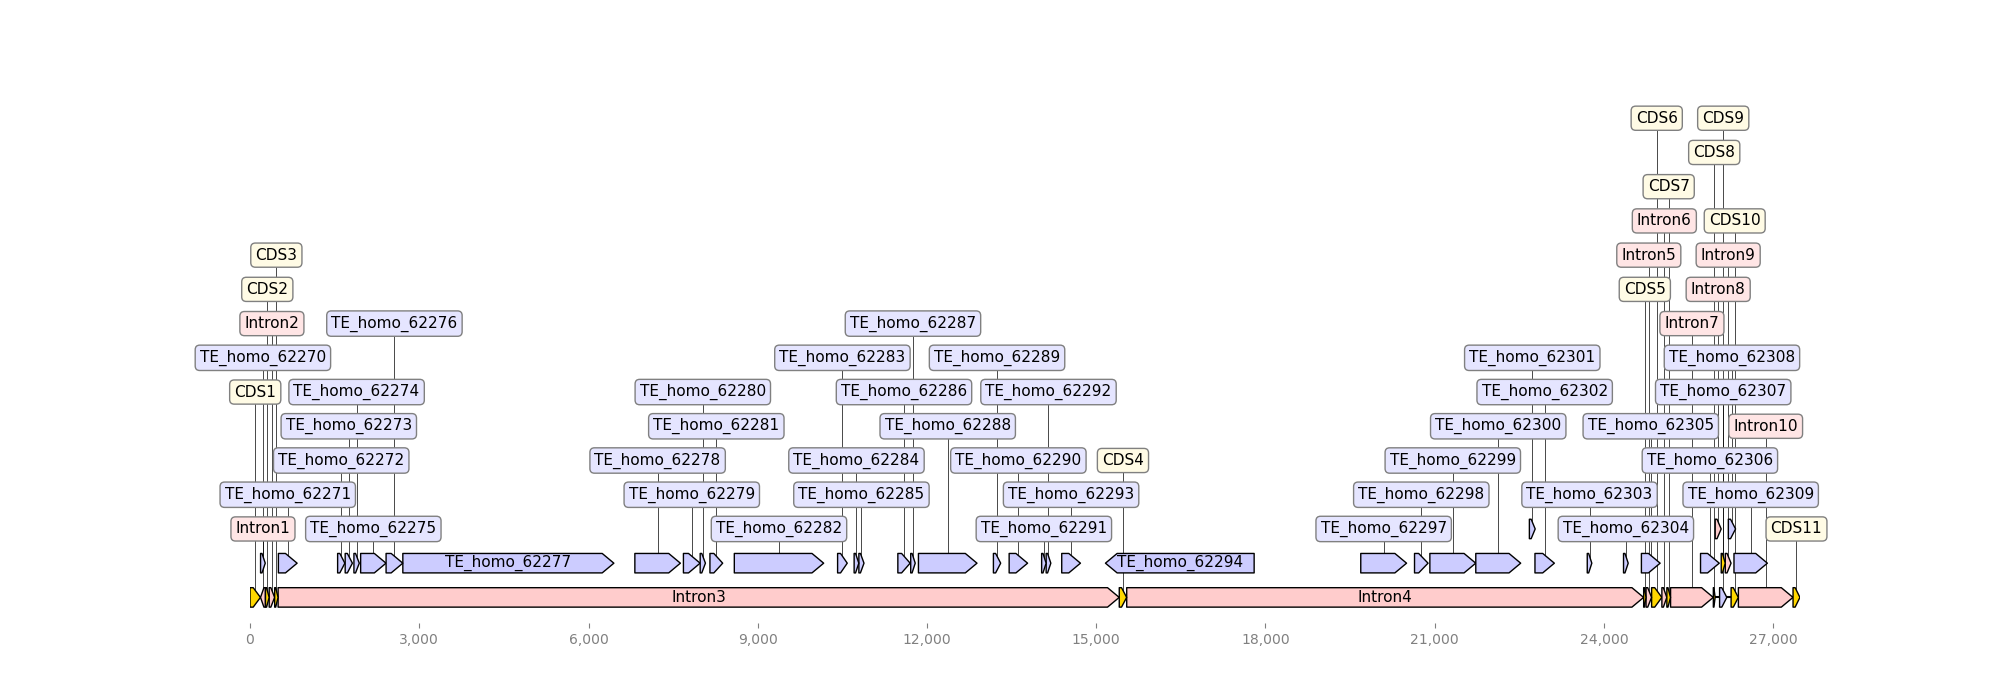

The script that saved this image:
from dna_features_viewer import GraphicFeature, GraphicRecord
features=[
    GraphicFeature(start=0, end=185, strand=1, color="#ffd700",
                   label="CDS1"),
    GraphicFeature(start=186, end=273, strand=-1, color="#ffcccc",
                   label="Intron1"), 
    GraphicFeature(start=274, end=339, strand=1, color="#ffd700",
                   label="CDS2"),
    GraphicFeature(start=340, end=436, strand=1, color="#ffcccc",
                   label="Intron2"),
    GraphicFeature(start=437, end=497, strand=1, color="#ffd700",
                   label="CDS3"),  
    GraphicFeature(start=498, end=15408, strand=1, color="#ffcccc",
                   label="Intron3"),
    GraphicFeature(start=15409, end=15540, strand=1, color="#ffd700",
                   label="CDS4"), 
   GraphicFeature(start=15541, end=24704, strand=1, color="#ffcccc",
                   label="Intron4"),
    GraphicFeature(start=24705, end=24746, strand=1, color="#ffd700",
                   label="CDS5"),
    GraphicFeature(start=24747, end=24845, strand=1, color="#ffcccc",
                   label="Intron5"),
    GraphicFeature(start=24846, end=25027, strand=1, color="#ffd700",
                   label="CDS6"),
    GraphicFeature(start=25028, end=25115, strand=1, color="#ffcccc",
                   label="Intron6"),
    GraphicFeature(start=25116, end=25181, strand=1, color="#ffd700",
                   label="CDS7"),    
    GraphicFeature(start=25182, end=25939, strand=1, color="#ffcccc",
                   label="Intron7"),
    GraphicFeature(start=25940, end=25972, strand=1, color="#ffd700",
                   label="CDS8"), 
    GraphicFeature(start=25973, end=26079, strand=1, color="#ffcccc",
                   label="Intron8"),   
    GraphicFeature(start=26080, end=26151, strand=1, color="#ffd700",
                   label="CDS9"),   
    GraphicFeature(start=26152, end=26254, strand=1, color="#ffcccc",
                   label="Intron9"),
    GraphicFeature(start=26255, end=26383, strand=1, color="#ffd700",
                   label="CDS10"),             
    GraphicFeature(start=26384, end=27352, strand=1, color="#ffcccc",
                   label="Intron10"),
    GraphicFeature(start=27353, end=27475, strand=1, color="#ffd700",
                   label="CDS11"),
    GraphicFeature(start=187, end=270, strand=1, color="#ccccff", label="TE_homo_62270"),
    GraphicFeature(start=503, end=835, strand=1, color="#ccccff", label="TE_homo_62271"),
    GraphicFeature(start=1553, end=1681, strand=1, color="#ccccff", label="TE_homo_62272"),
    GraphicFeature(start=1687, end=1815, strand=1, color="#ccccff", label="TE_homo_62273"),
    GraphicFeature(start=1842, end=1937, strand=1, color="#ccccff", label="TE_homo_62274"),
    GraphicFeature(start=1961, end=2411, strand=1, color="#ccccff", label="TE_homo_62275"),
    GraphicFeature(start=2412, end=2708, strand=1, color="#ccccff", label="TE_homo_62276"),
    GraphicFeature(start=2709, end=6450, strand=1, color="#ccccff", label="TE_homo_62277"),
    GraphicFeature(start=6822, end=7629, strand=1, color="#ccccff", label="TE_homo_62278"),
    GraphicFeature(start=7683, end=7979, strand=1, color="#ccccff", label="TE_homo_62279"),
    GraphicFeature(start=7980, end=8073, strand=1, color="#ccccff", label="TE_homo_62280"),
    GraphicFeature(start=8153, end=8379, strand=1, color="#ccccff", label="TE_homo_62281"),
    GraphicFeature(start=8585, end=10169, strand=1, color="#ccccff", label="TE_homo_62282"),
    GraphicFeature(start=10416, end=10587, strand=1, color="#ccccff", label="TE_homo_62283"),
    GraphicFeature(start=10709, end=10792, strand=1, color="#ccccff", label="TE_homo_62284"),
    GraphicFeature(start=10793, end=10884, strand=1, color="#ccccff", label="TE_homo_62285"),
    GraphicFeature(start=11484, end=11702, strand=1, color="#ccccff", label="TE_homo_62286"),
    GraphicFeature(start=11712, end=11792, strand=1, color="#ccccff", label="TE_homo_62287"),
    GraphicFeature(start=11849, end=12887, strand=1, color="#ccccff", label="TE_homo_62288"),
    GraphicFeature(start=13178, end=13307, strand=1, color="#ccccff", label="TE_homo_62289"),
    GraphicFeature(start=13457, end=13784, strand=1, color="#ccccff", label="TE_homo_62290"),
    GraphicFeature(start=14033, end=14112, strand=1, color="#ccccff", label="TE_homo_62291"),
    GraphicFeature(start=14113, end=14196, strand=1, color="#ccccff", label="TE_homo_62292"),
    GraphicFeature(start=14389, end=14721, strand=1, color="#ccccff", label="TE_homo_62293"),
    GraphicFeature(start=15164, end=17800, strand=-1, color="#ccccff", label="TE_homo_62294"),
    GraphicFeature(start=19690, end=20502, strand=1, color="#ccccff", label="TE_homo_62297"),
    GraphicFeature(start=20643, end=20883, strand=1, color="#ccccff", label="TE_homo_62298"),
    GraphicFeature(start=20915, end=21728, strand=1, color="#ccccff", label="TE_homo_62299"),
    GraphicFeature(start=21729, end=22525, strand=1, color="#ccccff", label="TE_homo_62300"),
    GraphicFeature(start=22679, end=22782, strand=1, color="#ccccff", label="TE_homo_62301"),
    GraphicFeature(start=22778, end=23122, strand=1, color="#ccccff", label="TE_homo_62302"),
    GraphicFeature(start=23705, end=23786, strand=1, color="#ccccff", label="TE_homo_62303"),
    GraphicFeature(start=24348, end=24431, strand=1, color="#ccccff", label="TE_homo_62304"),
    GraphicFeature(start=24665, end=24997, strand=1, color="#ccccff", label="TE_homo_62305"),
    GraphicFeature(start=25713, end=26045, strand=1, color="#ccccff", label="TE_homo_62306"),
    GraphicFeature(start=26051, end=26179, strand=1, color="#ccccff", label="TE_homo_62307"),
    GraphicFeature(start=26206, end=26334, strand=1, color="#ccccff", label="TE_homo_62308"),
    GraphicFeature(start=26306, end=26898, strand=1, color="#ccccff", label="TE_homo_62309"),
                             
]
record = GraphicRecord(sequence_length=27476, features=features)
ax, _ = record.plot(figure_width=20)
ax.figure.savefig("Nested_single_intron_mostTE.png")
ax.figure.savefig("Nested_single_intron_mostTE.pdf")